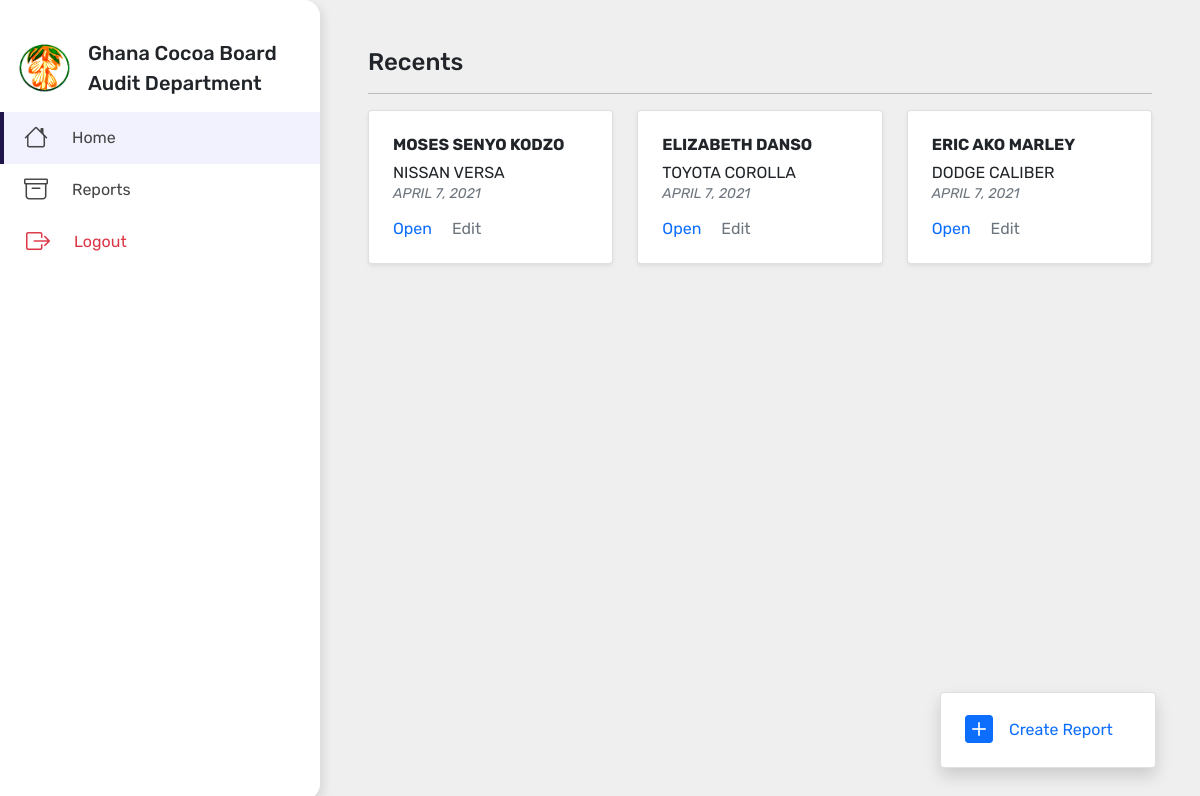
The app's page / (signed in) with its own data.
### inspection/models.py (models this page shows, shortened)
class Report(models.Model):
    ITEM_INSPECTED_CHOICES = (
        ('v', 'Vehicle'),
        ('m', 'Motor Bike')
    )
    DEED_STATUS_CHOICES = (
        ('', 'select...'),
        ('c', 'COMPLETED')
    )
    TAKING_BENEFIT_CHOICES = (
        (0, 'NO'),
        (1, 'YES')
        )
    date = models.DateField(auto_now=True)
    date_created = models.DateField(auto_now_add=True, blank=True, null=True)
    name = models.CharField(max_length=100, unique=True)
    loan_for = models.CharField(choices=ITEM_INSPECTED_CHOICES,
                                default='v',
                                max_length=5)
    item_inspected = models.CharField(choices=ITEM_INSPECTED_CHOICES,
                                      default='v',
                                      max_length=5)
    make = models.CharField(max_length=70)
    registration = models.CharField(max_length=30)
    chasis_number = models.CharField(max_length=17)
    insurance_policy_number = models.CharField(max_length=50)
    insurance_starting_date = models.DateField()
    insurance_expiry_date = models.DateField()
    cubic_capacity = models.IntegerField()
    road_worthiness_starting_date = models.DateField()
    road_worthiness_expiry_date = models.DateField()
    driving_license_number = models.CharField(max_length=30)
    driving_license_starting_date = models.DateField()
    driving_license_expiry_date = models.DateField(verbose_name="License Expiry/Renewal Date")
    deed_status = models.CharField('Deed of Assignment',
                                   choices=DEED_STATUS_CHOICES,
                                   max_length=5)
    currently_receiving = models.IntegerField(choices=TAKING_BENEFIT_CHOICES, default=0)
    manager = models.ForeignKey(Manager, on_delete=models.CASCADE)
    def get_absolute_url(self):
        return reverse('get_report', args=[str(self.id)])
    class Meta:
        ordering = ['-date']

### inspection/views.py (the view)
# urls.py: path('', homepage_view, name='home'),
@login_required
def homepage_view(request):
    reports = Report.objects.order_by("-date")[:3]
    context = {
        "reports": reports
    }
    return render(request, 'index.html', context=context)

### templates/index.html (shortened to what this page needs)
{% extends '_base.html' %}
{% load static %}
{% block content %}
<div class="base-body">
    <div class="space"></div>
    <nav class="nav">
        <div class="nav-brand">
            <div class="pic"><img src="{% static 'img/logo.PNG' %}" alt="" /></div>
            <div class="text">
                Ghana Cocoa Board
                <div class="smaller">Audit Department</div>
            </div>
        </div>
        <ul>
            <li class="active">
                <a href="{% url 'home' %}">
                    <span class="icon"><i class="bi bi-house"></i></span>
                    Home
                </a>
            </li>
            <li class="">
                <a href="{% url 'list_report' %}">
                    <span class="icon"><i class="bi bi-archive"></i></span>
                    Reports
                </a>
            </li>
            <li>
                <a href="{% url 'logout' %}"  class="text-danger">
                    <span class="icon"><i class="bi bi-box-arrow-right"></i></span>
                    Logout
                </a>
            </li>
        </ul>
    </nav>
    <main>
        <div class="links">
            <h2 class="mt-3">Recents</h2>
            <hr>
            <div class="cards mb-4 mt-3">
            <div class="row  g-3 g-xl-4">
                {% for report in reports %}
                <div class="col-sm-6 col-xl-4">
                    <div class="card shadow-sm">
                        <div class="card-body p-4 pb-2 lh-sm">
                            <p class="card-title fw-bold">{{ report.name }}</p>
                            <p class="card-text">
                                {{ report.make }} <br>
                                <span class="small text-uppercase fst-italic text-secondary">{{ report.date }}</span>
                                <br>
                                <div class="ctas mb-0">
                                    <a href="{{report.get_absolute_url}}" class="d-inline-block open">Open</a>
                                    <a href="{% url 'update_report' report.pk %}" class="d-inline-block text-center edit ">Edit</a>
                                </div>
                            </p>
                        </div>
                    </div>
                </div>
                {% endfor %}
                <div class="create-report">
                    <a href="{% url 'create_report' %}" class="card text-decoration-none shadow">
                        <div class="card-body ">
                           <i class="bi bi-plus-square-fill"></i> Create Report
                        </div>
                    </a>
                </div>
            </div>
            </div>
        </div>
    </main>
</div>
{% endblock %}

### static/css/style.css (style rules this page uses)
body { background: #dbcdc7; font-family: "Rubik"; }
h2 { font-size: 1.5rem; }
.links { margin-top: 1rem; }
.space { max-width: 360px; min-width: 320px; }
.nav { max-width: 360px; min-width: 320px; padding-top: 0.5rem; display: flex; flex-flow: column; box-shadow: 4px 4px 8px rgba(30, 30, 30, 0.1); height: 100vh; background: #fff; transition: 0.3s ease-out; border-top-right-radius: 16px; border-bottom-right-radius: 16px; position: fixed; z-index: 1000; }
.nav-brand { font-weight: 500; display: flex; align-items: center; font-size: 20px; padding-top: 1rem; }
.nav-brand .pic { width: 56px; height: 56px; margin: 1rem; display: inline-block; }
.nav-brand .pic img { width: 100%; }
.nav ul { padding-left: 0; }
.nav ul li { padding: 0 1rem; min-height: 50px; position: relative; list-style: none; }
.nav ul li.active { background: #f2f2ff; }
.nav ul li.active:before { content: ""; width: 4px; height: 100%; position: absolute; left: 0; top: 0; background: #1F154A; }
.nav ul li a { padding: 0.5rem 0; text-decoration: none; color: #454545; display: flex; align-items: center; }
.nav ul li a .icon { display: flex; justify-content: flex-start; align-items: center; width: 3rem; margin-left: 0.5rem; font-size: 1.5rem; }
.nav ul li:last-of-type a .icon { margin-left: 0.625rem; }
.base-body { display: flex; flex-flow: row nowrap; background-color: #efefef; }
.base-body main { padding: 2rem 3rem 3rem; max-width: 1140px; margin: auto; flex: 1 1 auto; min-height: 100vh; }
.base-body main .card a { text-decoration: none; }
.base-body main .card .open { margin-right: 1rem; color: var(--bs-blue); }
.base-body main .card .edit { color: var(--bs-secondary); }
.base-body main .card i { font-size: 1.75rem; }
.base-body main .cards .row > *:last-of-type .card-body { padding-left: 1.5rem; display: flex; align-items: center; }
.base-body main .cards .row > *:last-of-type .card-body i { margin-right: 1rem; }
.create-report { position: fixed; bottom: 2rem; right: 2rem; max-width: 15rem; }

### templates/index.html (style rules this page uses)
body { background: #fff; }

### records on screen
Report: name "MOSES SENYO KODZO", make "NISSAN VERSA", date "APRIL 7, 2021"
Report: name "ELIZABETH DANSO", make "TOYOTA COROLLA", date "APRIL 7, 2021"
Report: name "ERIC AKO MARLEY", make "DODGE CALIBER", date "APRIL 7, 2021"
